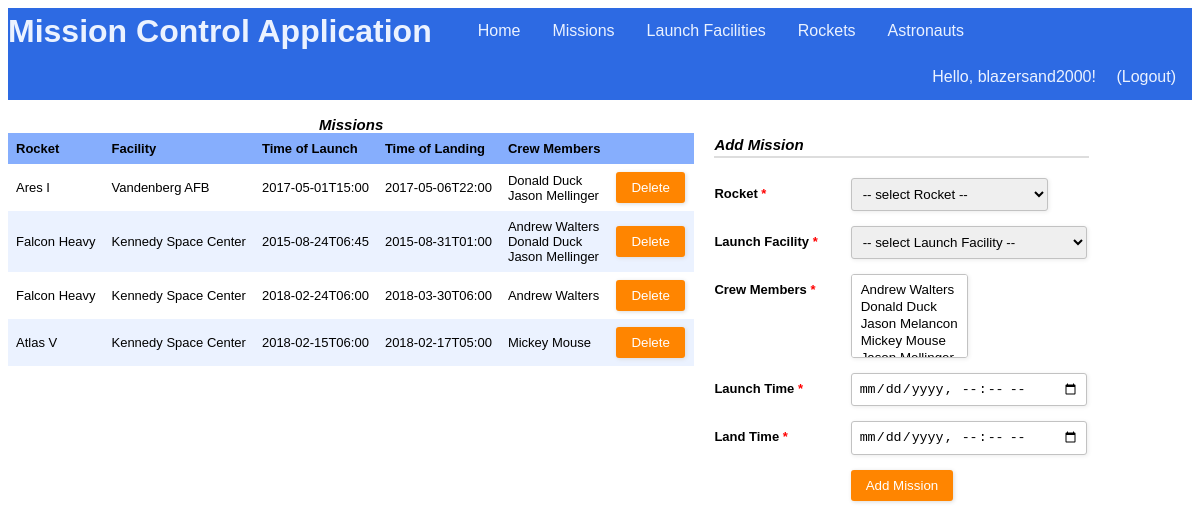
Page /missions (signed in) on the earlier database version.
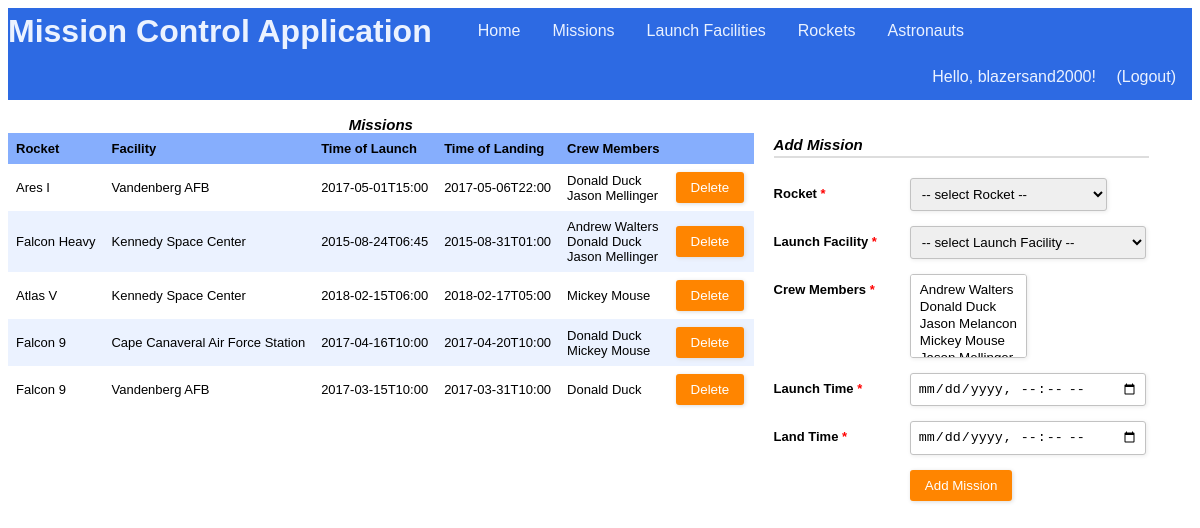
Same page on the later database version.
### tables this page shows
CREATE TABLE "Users" (
	`uid`	INTEGER NOT NULL PRIMARY KEY AUTOINCREMENT,
	`firstName`	TEXT NOT NULL,
	`lastName`	TEXT NOT NULL,
	`username`	TEXT NOT NULL UNIQUE,
	`password`	TEXT NOT NULL,
	`regTime`	TEXT NOT NULL,
	`lastLoginTime`	TEXT
);

CREATE TABLE "Mission" (
	`mid`	INTEGER NOT NULL PRIMARY KEY AUTOINCREMENT,
	`rid`	INTEGER NOT NULL,
	`fid`	INTEGER NOT NULL,
	`launchTime`	TEXT NOT NULL,
	`landTime`	TEXT NOT NULL
);

### app.py (the view, shortened to what this page needs)
@app.route("/missions", methods=["GET", "POST"])
@login_required
def showMissions():
    conn = sqlite3.connect(dbPath)
    conn.row_factory = sqlite3.Row
    c = conn.cursor()
    c.execute("SELECT M.mid, 0 AS cannotDelete, R.rname, F.name, M.launchTime, M.landTime, group_concat(A.firstName || ' ' || A.lastName, '<br/>') AS anames FROM Mission M, Rockets R, LaunchFacility F, Crew C, Astronauts A WHERE M.rid = R.rid AND M.fid = F.fid AND M.mid = C.mid AND C.aid = A.aid GROUP BY C.mid;")
    results = c.fetchall()
    c.execute("SELECT rid, rname || ' (Capacity: ' || cast(crewCapacity as text) || ')' FROM Rockets")
    rockets = c.fetchall()
    c.execute("SELECT fid, name FROM LaunchFacility")
    facilities = c.fetchall()
    c.execute("SELECT aid, firstName || ' ' || lastName FROM Astronauts")
    astronauts = c.fetchall()
    conn.commit()
    conn.close()
    formInputs = [['rid', 'select', 'Rocket', rockets], ['fid', 'select', 'Launch Facility', facilities], ['crewMembers', 'selectmultiple', 'Crew Members', astronauts], ['launchTime', 'datetime', 'Launch Time', ["from",]], ['landTime', 'datetime', 'Land Time', ["to",]]]
    return render_template("missions.html", headers=("Rocket","Facility","Time of Launch", "Time of Landing", "Crew Members"), rows=results, inputs=formInputs)

### app.py (called while the page is built)
@login_manager.user_loader
def load_user(username):
    userRecord = DBgetUser(username)
    if userRecord:
        return User(userRecord["username"], userRecord["password"])
    return None

def DBgetUser(username):
    conn = sqlite3.connect(dbPath)
    conn.row_factory = sqlite3.Row
    c = conn.cursor()
    c.execute("SELECT * from Users WHERE username = ?", (username,))
    userRecord = c.fetchone()
    conn.close()
    return userRecord

### templates/missions.html (shortened to what this page needs)
{% extends "main_template.html" %}
{% from 'macros.html' import GenerateTable, GenerateFormToAddEntry %}
{% block body %}
<section style="float:left">
    {{ GenerateTable('Missions', headers, rows, 'mid') }}
</section>
<section style="float:left">
    {{ GenerateFormToAddEntry('Add Mission', inputs) }}
</section>
{% endblock %}

### templates/main_template.html (shortened to what this page needs)
<!DOCTYPE html>
<html>
	<head>
		<link rel="stylesheet" type= "text/css" href="{{ url_for('static', filename='styles.css') }}">
	</head>
	<body>
		<header>
			<ul class="nav">
				<h1 class="nav">Mission Control Application</h1>
				<li class="nav"><a class="nav" href="{{ url_for('index') }}">Home</a></li>
				{% if current_user.is_authenticated %}
				<li class="nav"><a class="nav" href="{{ url_for('showMissions') }}">Missions</a></li>
				<li class="nav"><a class="nav" href="{{ url_for('showFacilities') }}">Launch Facilities</a></li>
				<li class="nav"><a class="nav" href="{{ url_for('showRockets') }}">Rockets</a></li>
				<li class="nav"><a class="nav" href="{{ url_for('showAstronauts') }}">Astronauts</a></li>
				{% endif %}
				<div class="user-greeting">
					{% if current_user.is_authenticated %}
  						Hello, {{ current_user.id }}!    <a class="nav" href="{{ url_for('showLogout') }}">(Logout)</a>
					{% else %}
						Hello, guest!    <a class="nav" href="{{ url_for('showLogin') }}">Login</a><a class="nav" href="{{ url_for('showSignup') }}">Sign Up</a>
					{% endif %}
				</div>
			</ul>
		</header>
		{% block body %}{% endblock %}
	</body>
</html>

### templates/macros.html (shortened to what this page needs)
{% macro GenerateTable(title, headers, rows, keyName) %}
	{% if rows %}
		<table>
			<caption>
				{{title}}
			</caption>
			<tr>
				{% for header in headers %}
				<th>{{header}}</th>
				{% endfor %}
				<th/>
			</tr>
			{% for row in rows %}
			<tr id ="{{row[keyName]}}">
				{% for value in row %}
					{% if loop.index0 > 1 %}
						<td>
							{{value|safe}}
						</td>
					{% endif %}
				{% endfor %}
				{% if row[1] == 1 %}
					{% set disabled = 'disabled' %}
				{% else %}
					{% set disabled = '' %}
				{% endif %}
				<td>
					<div class="form-style-2" style="width:70px; padding: 0px 0px 0px 0px;">
						<form method="post">
							<input type="submit" value="Delete" name="delete.{{ row[0] }}" {{disabled}}/>
						</form>
					</div>
				</td>
			</tr>
			{% endfor %}
		</table>
	{% else %}
		No records found!
	{% endif %}
{% endmacro %}
{% macro GenerateFormToAddEntry(submitButtonText, inputs) %}
	<div class="form-style-2">
	<div class="form-style-2-heading">{{submitButtonText}}</div>
	<form method="post">
		{% for fieldName, fieldType, fieldLabel, optionalValues in inputs %}
			{% if fieldType == 'text' %}
				<label for="{{fieldName}}"><span>{{fieldLabel}} <span class="required">*</span></span><input type="text" class="input-field" name="{{fieldName}}" required/></label>
			{% elif fieldType == 'password' %}
				<label for="{{fieldName}}"><span>{{fieldLabel}} <span class="required">*</span></span><input type="password" class="input-field" name="{{fieldName}}" required/></label>
			{% elif fieldType == 'number' %}
				<label for="{{fieldName}}"><span>{{fieldLabel}} <span class="required">*</span></span><input type="number" class="input-field" name="{{fieldName}}" required/></label>
			{% elif fieldType == 'select' %}
				<label for="{{fieldName}}"><span>{{fieldLabel}} <span class="required">*</span></span><select name="{{fieldName}}" class="select-field" required>
					<option disabled selected value> -- select {{fieldLabel}} -- </option>
				</select></label>
			{% elif fieldType == 'selectmultiple' %}
				<label for="{{fieldName}}"><span>{{fieldLabel}} <span class="required">*</span></span><select multiple name="{{fieldName}}" class="select-field" required>
				{% for id, displayName in optionalValues %}
					<option value="{{id}}">{{displayName}}</option>
				{% endfor %}
				</select></label>
			{% elif fieldType == 'datetime' %}
				<label for="{{fieldName}}"><span>{{fieldLabel}} <span class="required">*</span></span><input type="datetime-local" class="input-field" name="{{fieldName}}" id="{{optionalValues[0]}}" onchange="changeEnd()" required></label>
			{% elif fieldType == 'date' %}
				<label for="{{fieldName}}"><span>{{fieldLabel}} <span class="required">*</span></span><input type="date" class="input-field" name="{{fieldName}}" required></label>
			{% endif %}
		{% endfor %}
		<label><span>&nbsp;</span><input type="submit" value="{{submitButtonText}}"/></label>
	</form>
	</div>
{% endmacro %}

### static/styles.css (style rules this page uses)
:root { --light-blue: #EBF2FF; --medium-blue: #86AEFD; --dark-blue: #2D6AE3; }
ul.nav { list-style-type: none; text-align: center; display: block; margin: 0; padding: 0; overflow: hidden; background-color: var(--dark-blue); }
li.nav { float: left; }
a.nav { display: inline-block; color: var(--light-blue); text-align: center; padding: 14px 16px; text-decoration: none; font-family: "Trebuchet MS", Helvetica, sans-serif; }
h1.nav { float: left; margin: 0; padding: 5px 30px 0px 0px; font-family: "Trebuchet MS", Helvetica, sans-serif; color: var(--light-blue); vertical-align: bottom; }
.user-greeting { float: right; list-style-type: none; text-align: center; margin: 0; overflow: hidden; background-color: var(--dark-blue); text-align: center; vertical-align: center; text-decoration: none; font-family: "Trebuchet MS", Helvetica, sans-serif; color: var(--light-blue); }
table { border-collapse: collapse; width: 100%; }
th, td { text-align: left; padding: 8px; font: 13px Arial, Helvetica, sans-serif; }
caption { font: 13px Arial, Helvetica, sans-serif; font-weight: bold; font-style: italic; font-size: 15px; }
tr { background-color: var(--light-blue) }
tr:nth-child(even) { background-color: white }
th { background-color: var(--medium-blue); font-weight: bold; }
.form-style-2 { width: 375px; max-width: 650px; padding: 20px 12px 10px 20px; font: 13px Arial, Helvetica, sans-serif; }
.form-style-2-heading { font-weight: bold; font-style: italic; border-bottom: 2px solid #ddd; margin-bottom: 20px; font-size: 15px; padding-bottom: 3px; }
.form-style-2 label { display: block; margin: 0px 0px 15px 0px; }
.form-style-2 label > span { width: 35%; font-weight: bold; float: left; padding-top: 8px; padding-right: 5px; }
.form-style-2 span.required { color:red; }
.form-style-2 input.input-field { width: 63%; }
.form-style-2 input.input-field, .form-style-2 .tel-number-field, .form-style-2 .textarea-field, .form-style-2 .select-field { box-sizing: border-box; -webkit-box-sizing: border-box; -moz-box-sizing: border-box; border: 1px solid #C2C2C2; box-shadow: 1px 1px 4px #EBEBEB; -moz-box-shadow: 1px 1px 4px #EBEBEB; -webkit-box-shadow: 1px 1px 4px #EBEBEB; border-radius: 3px; -webkit-border-radius: 3px; -moz-border-radius: 3px; padding: 7px; outline: none; }
.form-style-2 input[type=submit], .form-style-2 input[type=button] { border: none; padding: 8px 15px 8px 15px; background: #FF8500; color: #fff; box-shadow: 1px 1px 4px #DADADA; -moz-box-shadow: 1px 1px 4px #DADADA; -webkit-box-shadow: 1px 1px 4px #DADADA; border-radius: 3px; -webkit-border-radius: 3px; -moz-border-radius: 3px; }

Differences in the rows shown:
removed Mission: row "Falcon Heavy" "Kennedy Space Center" "Andrew Walters", launchTime "2018-02-24T06:00", landTime "2018-03-30T06:00"
added Mission: row "Falcon 9" "Cape Canaveral Air Force Station" "Donald Duck Mickey Mouse", launchTime "2017-04-16T10:00", landTime "2017-04-20T10:00"
added Mission: row "Falcon 9" "Vandenberg AFB" "Donald Duck", launchTime "2017-03-15T10:00", landTime "2017-03-31T10:00"
